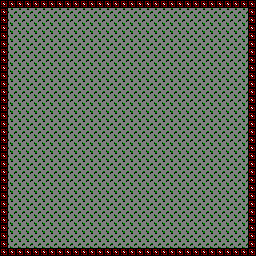

Below is a game level as drawn by its tile map, then a one-line description and the .tmx file that defines it, in full:
An orthogonal 32x32 tile map with 8x8 px tiles, 1 tile layer (Tile Layer 1).

<map version="1.0" tiledversion="2018.06.01" orientation="orthogonal" renderorder="right-down" width="32" height="32" tilewidth="8" tileheight="8" infinite="0" nextlayerid="4" nextobjectid="4">
 <tileset firstgid="1" name="tileset" tilewidth="8" tileheight="8" tilecount="30" columns="5">
  <image source="tileset.png" trans="ff00ff" width="40" height="48" />
 </tileset>
 <layer id="1" name="Tile Layer 1" width="32" height="32">
  <data encoding="csv">
2,2,2,2,2,2,2,2,2,2,2,2,2,2,2,2,2,2,2,2,2,2,2,2,2,2,2,2,2,2,2,2,
2,1,1,1,1,1,1,1,1,1,1,1,1,1,1,1,1,1,1,1,1,1,1,1,1,1,1,1,1,1,1,2,
2,1,1,1,1,1,1,1,1,1,1,1,1,1,1,1,1,1,1,1,1,1,1,1,1,1,1,1,1,1,1,2,
2,1,1,1,1,1,1,1,1,1,1,1,1,1,1,1,1,1,1,1,1,1,1,1,1,1,1,1,1,1,1,2,
2,1,1,1,1,1,1,1,1,1,1,1,1,1,1,1,1,1,1,1,1,1,1,1,1,1,1,1,1,1,1,2,
2,1,1,1,1,1,1,1,1,1,1,1,1,1,1,1,1,1,1,1,1,1,1,1,1,1,1,1,1,1,1,2,
2,1,1,1,1,1,1,1,1,1,1,1,1,1,1,1,1,1,1,1,1,1,1,1,1,1,1,1,1,1,1,2,
2,1,1,1,1,1,1,1,1,1,1,1,1,1,1,1,1,1,1,1,1,1,1,1,1,1,1,1,1,1,1,2,
2,1,1,1,1,1,1,1,1,1,1,1,1,1,1,1,1,1,1,1,1,1,1,1,1,1,1,1,1,1,1,2,
2,1,1,1,1,1,1,1,1,1,1,1,1,1,1,1,1,1,1,1,1,1,1,1,1,1,1,1,1,1,1,2,
2,1,1,1,1,1,1,1,1,1,1,1,1,1,1,1,1,1,1,1,1,1,1,1,1,1,1,1,1,1,1,2,
2,1,1,1,1,1,1,1,1,1,1,1,1,1,1,1,1,1,1,1,1,1,1,1,1,1,1,1,1,1,1,2,
2,1,1,1,1,1,1,1,1,1,1,1,1,1,1,1,1,1,1,1,1,1,1,1,1,1,1,1,1,1,1,2,
2,1,1,1,1,1,1,1,1,1,1,1,1,1,1,1,1,1,1,1,1,1,1,1,1,1,1,1,1,1,1,2,
2,1,1,1,1,1,1,1,1,1,1,1,1,1,1,1,1,1,1,1,1,1,1,1,1,1,1,1,1,1,1,2,
2,1,1,1,1,1,1,1,1,1,1,1,1,1,1,1,1,1,1,1,1,1,1,1,1,1,1,1,1,1,1,2,
2,1,1,1,1,1,1,1,1,1,1,1,1,1,1,1,1,1,1,1,1,1,1,1,1,1,1,1,1,1,1,2,
2,1,1,1,1,1,1,1,1,1,1,1,1,1,1,1,1,1,1,1,1,1,1,1,1,1,1,1,1,1,1,2,
2,1,1,1,1,1,1,1,1,1,1,1,1,1,1,1,1,1,1,1,1,1,1,1,1,1,1,1,1,1,1,2,
2,1,1,1,1,1,1,1,1,1,1,1,1,1,1,1,1,1,1,1,1,1,1,1,1,1,1,1,1,1,1,2,
2,1,1,1,1,1,1,1,1,1,1,1,1,1,1,1,1,1,1,1,1,1,1,1,1,1,1,1,1,1,1,2,
2,1,1,1,1,1,1,1,1,1,1,1,1,1,1,1,1,1,1,1,1,1,1,1,1,1,1,1,1,1,1,2,
2,1,1,1,1,1,1,1,1,1,1,1,1,1,1,1,1,1,1,1,1,1,1,1,1,1,1,1,1,1,1,2,
2,1,1,1,1,1,1,1,1,1,1,1,1,1,1,1,1,1,1,1,1,1,1,1,1,1,1,1,1,1,1,2,
2,1,1,1,1,1,1,1,1,1,1,1,1,1,1,1,1,1,1,1,1,1,1,1,1,1,1,1,1,1,1,2,
2,1,1,1,1,1,1,1,1,1,1,1,1,1,1,1,1,1,1,1,1,1,1,1,1,1,1,1,1,1,1,2,
2,1,1,1,1,1,1,1,1,1,1,1,1,1,1,1,1,1,1,1,1,1,1,1,1,1,1,1,1,1,1,2,
2,1,1,1,1,1,1,1,1,1,1,1,1,1,1,1,1,1,1,1,1,1,1,1,1,1,1,1,1,1,1,2,
2,1,1,1,1,1,1,1,1,1,1,1,1,1,1,1,1,1,1,1,1,1,1,1,1,1,1,1,1,1,1,2,
2,1,1,1,1,1,1,1,1,1,1,1,1,1,1,1,1,1,1,1,1,1,1,1,1,1,1,1,1,1,1,2,
2,1,1,1,1,1,1,1,1,1,1,1,1,1,1,1,1,1,1,1,1,1,1,1,1,1,1,1,1,1,1,2,
2,2,2,2,2,2,2,2,2,2,2,2,2,2,2,2,2,2,2,2,2,2,2,2,2,2,2,2,2,2,2,2
</data>
 </layer>
</map>
